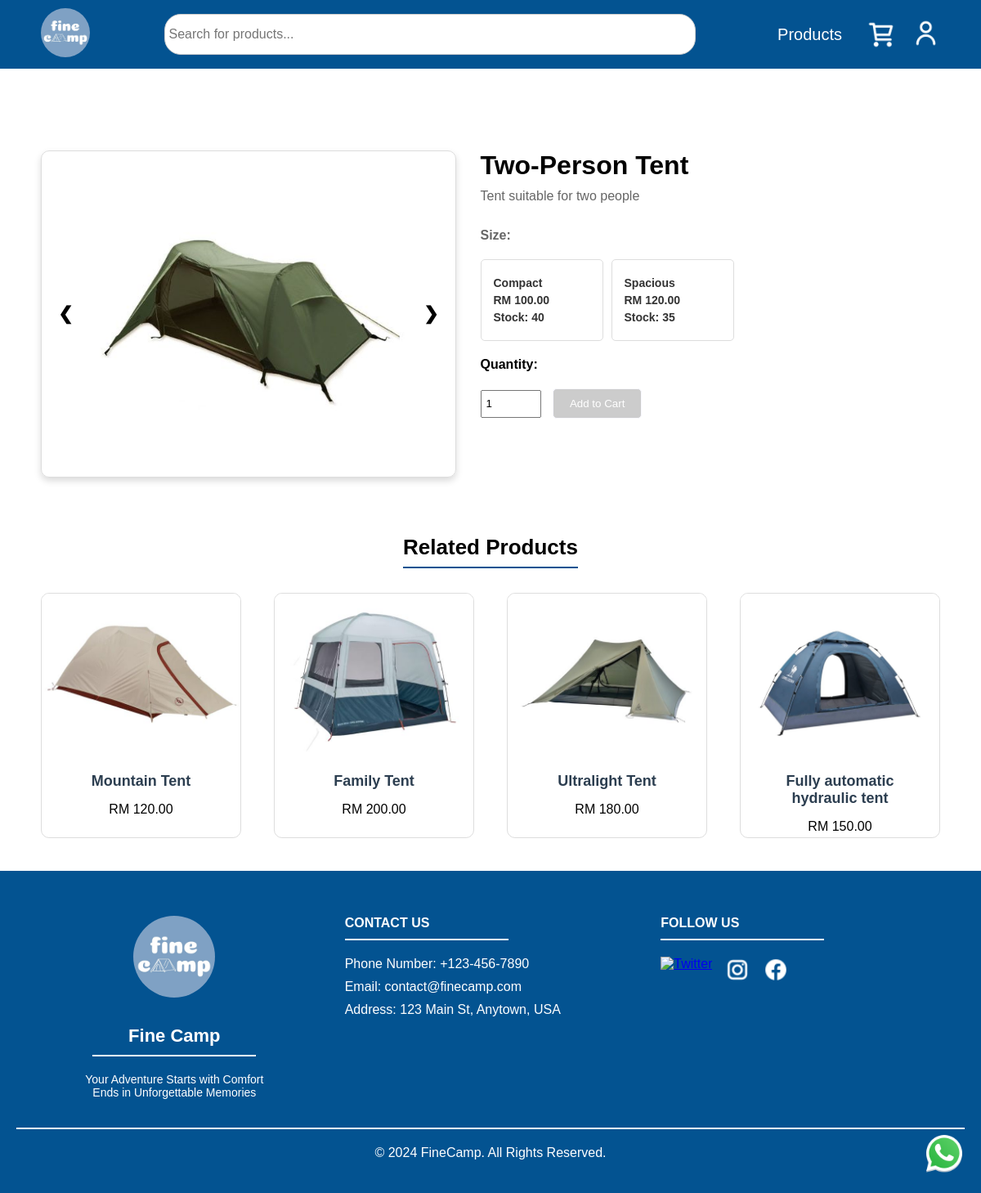
Page /app/member/product/productDetail.php?productId=7 on the committed database.
### tables this page shows
CREATE TABLE `product` (
  `product_id` int(11) NOT NULL,
  `name` varchar(100) NOT NULL,
  `description` varchar(200) NOT NULL,
  `min_stock_level` int(11) NOT NULL,
  `variation_name` varchar(30) NOT NULL,
  `product_image` varchar(50) NOT NULL,
  `status` varchar(10) NOT NULL,
  `category_id` int(11) NOT NULL
);

CREATE TABLE `product_variation_option` (
  `product_variation_option_id` int(11) NOT NULL,
  `name` varchar(30) NOT NULL,
  `unit_price` decimal(10,2) NOT NULL,
  `stock_quantity` int(10) NOT NULL,
  `image` varchar(50) NOT NULL,
  `weight` decimal(10,2) NOT NULL,
  `product_id` int(11) NOT NULL
);

### app/member/product/productDetail.php (the view, shortened to what this page needs)
<?php
require '../../_base.php';
if (is_get()) {
  $product_id = req('productId');
  $stmt = $_db->prepare("SELECT p.*, c.name AS category_name FROM product p
                       INNER JOIN category c ON p.category_id = c.category_id
                       WHERE p.product_id = ? AND p.status = 'active'");
  $stmt->execute([$product_id]);
  $product = $stmt->fetch();
  $variations_stmt = $_db->prepare("SELECT * FROM product_variation_option WHERE product_id = ?");
  $variations_stmt->execute([$product_id]);
  $variations = $variations_stmt->fetchAll();
  $images = [];
  if (!empty($product->product_image)) {
    $images[] = '/images/admin/product/product_image/' . $product->product_image;
  }
  foreach ($variations as $variation) {
    if (!empty($variation->image)) {
      $images[] = '/images/admin/product/product_variations_image/' . $variation->image;
    }
  }
  $related_product_stmt = $_db->prepare("
  SELECT p.*, c.name AS category_name, MIN(pvo.unit_price) AS first_variation_price
  FROM product p
  INNER JOIN category c ON p.category_id = c.category_id
  LEFT JOIN product_variation_option pvo ON p.product_id = pvo.product_id
  WHERE p.category_id = ? AND p.product_id != ? AND p.status = 'active'
  GROUP BY p.product_id
  LIMIT 4
");
  $related_product_stmt->execute([$product->category_id, $product_id]);
  $related_products = $related_product_stmt->fetchAll();
}
include '../../_customerPortalHead.php';
?>
<div class="product-details-container">
  <div class="image-slider">
    <div class="slider-wrapper">
      <?php foreach ($images as $index => $image_url): ?>
        <div class="slide <?= $index === 0 ? 'active' : '' ?>">
          <img src="<?= $image_url ?>" alt="<?= $product->name ?>">
        </div>
      <?php endforeach; ?>
    </div>
    <button class="prev">&#10094;</button>
    <button class="next">&#10095;</button>
  </div>
  <div class="product-info">
    <h1><?= $product->name ?></h1>
    <p><?= $product->description ?></p>
    <form action="../order/addToCart.php" method="GET">
      <div class="variations">
        <p><?= $product->variation_name ?>:</p>
        <div class="variation-options">
          <?php foreach ($variations as $variation): ?>
            <div class="variation-option <?= $variation->stock_quantity == 0 ? 'disabled' : '' ?>"
              data-variation-id="<?= $variation->product_variation_option_id ?>"
              data-stock="<?= $variation->stock_quantity ?>"
              data-image="<?= '/images/admin/product/product_variations_image/' . $variation->image ?>">
              <p><strong><?= $variation->name ?></strong></p>
              <p>RM <?= number_format($variation->unit_price, 2) ?></p>
              <?php if ($variation->stock_quantity == 0): ?>
                <p id="out-of-stock">Out of Stock</p>
              <?php else: ?>
                <p>Stock: <?= $variation->stock_quantity ?></p>
              <?php endif; ?>
            </div>
          <?php endforeach; ?>
        </div>
      </div>
      <label>Quantity:</label>
      <button type="submit" id="add-to-cart-button" disabled>Add to Cart</button>
    </form>
  </div>
</div>
<div class="title-container">
  <?= html_h2('related-product-title', 'Related Products') ?>
</div>
<?php if (count($related_products) > 0): ?>
  <div class="product-grid">
    <?php foreach ($related_products as $product): ?>
      <div class="product-card">
        <a href="productDetail.php?productId=<?= $product->product_id ?>">
          <img src="/images/admin/product/product_image/<?= $product->product_image ?>" alt="<?= $product->name ?>">
          <h2><?= $product->name ?></h2>
          <?php if (!empty($product->first_variation_price)): ?>
            <p>RM <?= number_format($product->first_variation_price, 2) ?></p>
          <?php else: ?>
            <p>Price: Not Available</p>
          <?php endif; ?>
        </a>
      </div>
    <?php endforeach; ?>
  </div>
<?php else: ?>
  <div class="product-grid no-products">
    <p class="no-products">No products found.</p>
  </div>
<?php endif; ?>
<?php
include '../../_foot.php';
?>

### app/css/base/app.css (style rules this page uses)
address, article, aside, blockquote, body, cite, div, dl, dt, dd, em, figcaption, figure, footer, h1, h2, h3, h4, h5, h6, header, html, img, li, main, nav, nav a, ol, p, section, span, ul, table, tr, td, th, col, colgroup { margin: 0; padding: 0; border: 0; font-size: 100%; background: transparent; -webkit-box-sizing: border-box; -moz-box-sizing: border-box; box-sizing: border-box; }
body { font-family: Tahoma, Helvetica, sans-serif !important; }

### app/css/member/productDetail.css (style rules this page uses)
.product-details-container { margin: 80px auto 50px auto; display: flex; flex-wrap: wrap; gap: 30px; padding: 20px 50px; justify-content: center; max-width: 1200px; box-sizing: border-box; }
.image-slider { flex: 1 1 45%; position: relative; max-width: 650px; height: 400px; overflow: hidden; border: 1px solid #ddd; border-radius: 10px; background-color: transparent; display: flex; justify-content: center; align-items: center; box-shadow: 0 4px 8px rgba(0, 0, 0, 0.15); }
.slider-wrapper { display: flex; transition: transform 0.5s ease-in-out; }
.slide { display: none; text-align: center; }
.slide.active { display: block; }
.slide img { width: 400px; height: 400px; object-fit: cover; cursor: pointer; transition: transform 0.2s ease-in-out; }
.prev, .next { font-size: 22px; position: absolute; top: 50%; transform: translateY(-50%); background-color: transparent; color: black; font-weight: bold; padding: 10px; border: none; cursor: pointer; border-radius: 50%; z-index: 1; }
.prev { left: 10px; }
.next { right: 10px; }
.product-info { flex: 1 1 50%; }
.product-info h1 { margin-top: 0; margin-bottom: 10px; font-size: 32px; }
.product-info p { font-size: 16px; margin-bottom: 30px; color: #666; }
.variations p { font-weight: bold; margin-bottom: 20px; }
.variation-options { display: flex; flex-wrap: wrap; gap: 10px; }
.variation-option { border: 1px solid #ddd; border-radius: 5px; padding: 15px; cursor: pointer; text-align: left; width: 150px; }
.variation-option p { margin: 5px 0; font-size: 14px; color: #333; }
.product-info label { display: block; margin-top: 20px; margin-bottom: 20px; font-weight: bold; }
#add-to-cart-button { background-color: #035391; color: white; border: 1px solid #035391; padding: 10px 20px; border-radius: 5px; cursor: pointer; }
#add-to-cart-button:disabled { border: 1px solid ghostwhite; background-color: #ccc; cursor: not-allowed; }
.title-container { display: flex; justify-content: center; }
.product-grid { display: grid; grid-template-columns: repeat(4, 1fr); gap: 40px; max-width: 1100px; margin: 0 auto; margin-bottom: 40px; }
.product-card { background-color: #fff; border: 1px solid #ddd; border-radius: 10px; overflow: hidden; text-align: center; width: 100%; height: 300px; }
.product-card img { width: 100%; height: 200px; object-fit: cover; border-radius: 3px; }
.product-card h2 { padding: 15px; font-size: 18px; color: #2c3e50; }
.product-card a { color: inherit; text-decoration: none; }

### rows in the picture
product: name "Two-Person Tent", description "Tent suitable for two people", variation_name "Size"
product_variation_option: name "Compact", unit_price "100.00", stock_quantity "40"
product_variation_option: name "Spacious", unit_price "120.00", stock_quantity "35"
product: product_image (picture), name "Mountain Tent", first_variation_price "120.00"
product: product_image (picture), name "Family Tent", first_variation_price "200.00"
product: product_image (picture), name "Ultralight Tent", first_variation_price "180.00"
product: product_image (picture), name "Fully automatic hydraulic tent", first_variation_price "150.00"

### other values in the picture
$text "Related Products"
